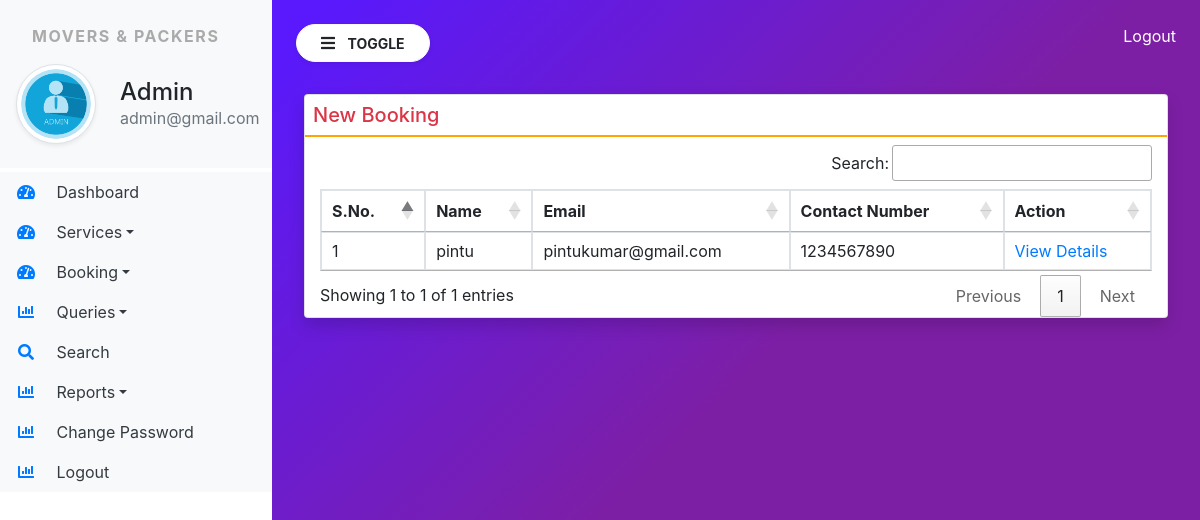
/new_booking/ (signed in), run on the app's committed database.
### moverspackers/models.py (models this page shows, shortened)
class SiteUser(models.Model):
    name = models.CharField(max_length=100, null=True)
    email = models.CharField(max_length=100, null=True)
    mobile = models.CharField(max_length=15, null=True)
    location = models.CharField(max_length=200, null=True)
    shiftingloc = models.CharField(max_length=200, null=True)
    shiftingdate = models.DateField(null=True)
    briefitems = models.CharField(max_length=100, null=True)
    items = models.CharField(max_length=5000, null=True)
    requestdate = models.DateField(null=True)
    remark = models.CharField(max_length=500, null=True)
    status = models.CharField(max_length=30, null= True)
    updationdate = models.DateField(null=True)

### moverspackers/views.py (the view)
# urls.py: path('new_booking/', new_booking, name="new_booking"),
def new_booking(request):
    if not request.user.is_authenticated:
        return redirect('admin_login')
    booking = SiteUser.objects.filter(status=None)
    return render(request, 'new_booking.html',locals())

### moverspackers/templates/new_booking.html (shortened to what this page needs)
{% extends 'admin_base.html' %}
{% block main %}
<div class="card shadow m-2">
    <div clsss="card-body">
        <h5 class="p-2 text-danger" style="border-bottom : 2px solid orange">New Booking</h5>
        <div class="container-fluid">
            <table class="table table-bordered" id="example">
                <thead>
                    <tr>
                        <th>S.No.</th>
                        <th>Name</th>
                        <th>Email</th>
                        <th>Contact Number</th>
                        <th>Action</th>
                    </tr>
                </thead>
                <tbody>
                   {% for i in booking %}
                   <tr>
                       <td>{{forloop.counter}}</td>
                       <td>{{i.name}}</td>
                       <td>{{i.email}}</td>
                       <td>{{i.mobile}}</td>
                       <td><a href="{% url 'view_bookingdetail' i.id%}"  style="width:80px">View Details</a>
                    </td>
                   </tr>
                   {% endfor %}
                </tbody>
            </table>
        </div>
    </div>
{% endblock %}

### moverspackers/templates/admin_base.html (shortened to what this page needs)
{% load static %}
<html>
    <head>
        <link rel="stylesheet" href="https://cdn.jsdelivr.net/npm/bootstrap@4.6.1/dist/css/bootstrap.min.css">
        <link rel= "stylesheet" href="{% static 'css/sidebar.css' %}">
        <link rel="stylesheet" href="https://use.fontawesome.com/releases/v5.7.0/css/all.css">
        <link rel="stylesheet" href="https://cdn.datatables.net/1.12.0/css/jquery.dataTables.min.css">
        <link rel="stylesheet" href="https://cdn.datatables.net/buttons/2.2.3/css/buttons.dataTables.min.css">
    </head>
    <body>
        <div class="bg-white vertical-nav" id="sidebar">
            <div class="py-4 px-3 bg-light mb-1">
                <p class="font-weight-bold text-uppercase px-3 sidebar-title">Movers & Packers</p>
                <div class="media d-flex align-items-center">
                    <img src="{% static 'images/admin.png' %}" width="80" height="80" class="mr-4 rounded-circle img-thumbnail shadow-sm">
                    <div class="media-body">
                        <h4 class="mb-0">Admin</h4>
                        <p class="text-muted mb-0">{{request.user.email}}</p>
                    </div>
                </div>
            </div>
            <ul class="nav flex-column bg-white">
                <li class="nav-item">
                    <a href="{% url 'admin_home' %}" class="nav-link text-dark bg-light">
                        <i class="fas fa-tachometer-alt fa-fw mr-3 text-primary"></i>
                        Dashboard
                    </a>
                </li>
                <li class="nav-item dropdown">
                    <a href="#" class="nav-link dropdown-toggle text-dark bg-light" id="navbardrop" data-toggle="dropdown">
                        <i class="fas fa-tachometer-alt fa-fw mr-3 text-primary"></i>
                        Services</a>
                </li>
                <li class="nav-item dropdown">
                    <a href="#" class="nav-link dropdown-toggle text-dark bg-light" id="navbardrop" data-toggle="dropdown">
                        <i class="fas fa-tachometer-alt fa-fw mr-3 text-primary"></i>
                        Booking</a>
                </li>
                <li class="nav-item dropdown">
                    <a href="#" class="nav-link dropdown-toggle text-dark bg-light" id="navbardrop" data-toggle="dropdown">
                        <i class="fas fa-chart-bar fa-fw mr-3 text-primary"></i>
                        Queries</a>
                </li>
                <li class="nav-item">
                    <a href="{% url 'search' %}" class="nav-link text-dark bg-light">
                        <i class="fas fa-search fa-fw mr-3 text-primary"></i>
                        Search
                    </a>
                </li>
                <li class="nav-item dropdown">
                    <a href="#" class="nav-link dropdown-toggle text-dark bg-light" id="navbardrop" data-toggle="dropdown">
                        <i class="fas fa-chart-bar fa-fw mr-3 text-primary"></i>
                        Reports</a>
                </li>
                <li class="nav-item">
                    <a href="{% url 'change_password' %}" class="nav-link text-dark bg-light">
                        <i class="fas fa-chart-bar fa-fw mr-3 text-primary"></i>
                        Change Password
                    </a>
                </li>
                <li class="nav-item">
                    <a href="{% url 'logout' %}" class="nav-link text-dark bg-light">
                        <i class="fas fa-chart-bar fa-fw mr-3 text-primary"></i>
                        Logout
                    </a>
                </li>
            </ul>
        </div>
        <div class="page-content p-4" id="content">
            <a href="{% url 'logout' %}" title="logout" class="text-white float-right">Logout</a>
            <button id="sidebarCollapse" type="button" class="btn btn-light bg-white rounded-pill shadow-sm px-4 mb-4">
                <i class="fas fa-bars mr-2"></i>
                <small class="text-uppercase font-weight-bold">Toggle</small>
            </button>
            {% block main %}
            {% endblock %}
    </body>
</html>

### moverspackers/static/css/sidebar.css (style rules this page uses)
.sidebar-title { letter-spacing: 0.1em; color: #aaa; }
body { background-image: linear-gradient(135.9deg,rgba(89,25,252,1) 16.4%,rgba(125,31,165,1) 56.1%); max-height: 100vh; }
.vertical-nav { min-width: 17rem; width: 17rem; height: 100vh; position: fixed; top: 0; left: 0; transition:all 0.4s }
.page-content { width: calc(100%-17rem); margin-left: 17rem; transition:all 0.4s }

### data on the page
SiteUser: name "pintu", email "pintukumar@gmail.com", mobile "1234567890"

### other printed values
{{ request.user.email }} "admin@gmail.com"
